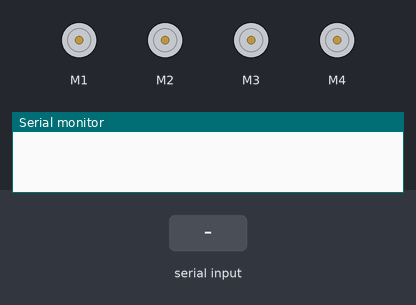
This sketch was run on a simulated Arduino Uno, built with avr-gcc and run on an emulated ATmega328P. On the bench: 4 × DC motor (green arrow = forward, orange = backward, longer = faster), the last lines printed to the serial monitor. The test bench sets the inputs (shaded band).

Above: at 1.2 s.
1.3 s: "F" received over the second serial link
At 1.7 s:
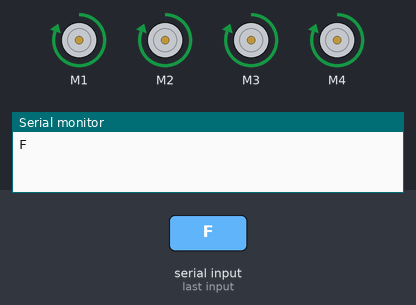
2.8 s: "B" received over the second serial link
At 4.0 s:
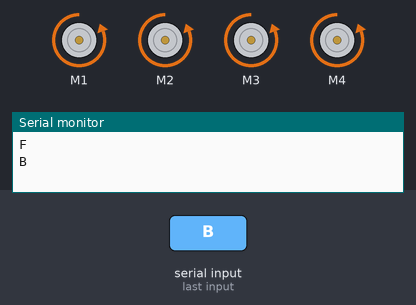
4.3 s: "L" received over the second serial link
At 5.2 s:
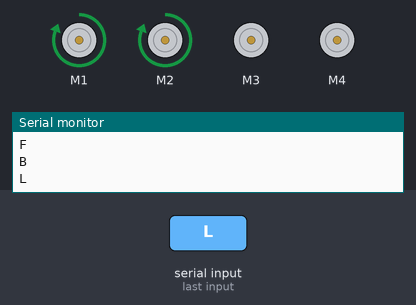
5.8 s: "R" received over the second serial link
At 6.4 s:
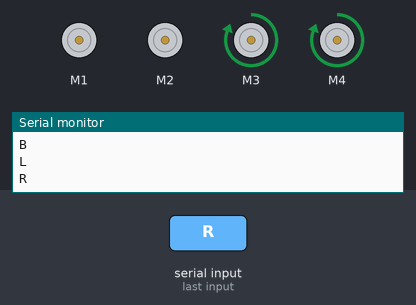
Timing chart, 0 to 8.3 s (numbered marks = the images above; inputs shaded):
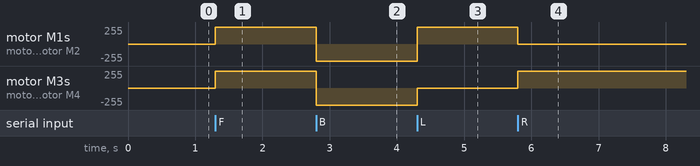

The sketch:

bluetooth_rc_car.ino
```cpp
#include <AFMotor.h> // Install "Adafruit Motor Shield" driver
#include <SoftwareSerial.h> // It comes bundled with the Arduino IDE by default.

// Define motor objects using AFMotor library
AF_DCMotor motor1(1, MOTOR12_1KHZ);  // Motor 1
AF_DCMotor motor2(2, MOTOR12_1KHZ);  // Motor 2
AF_DCMotor motor3(3, MOTOR34_1KHZ);  // Motor 3
AF_DCMotor motor4(4, MOTOR34_1KHZ);  // Motor 4

// Set up SoftwareSerial for Bluetooth communication
SoftwareSerial BTSerial(10, 11);  // RX, TX (you can change pins as needed)

void setup() {
  // Start Bluetooth serial communication
  BTSerial.begin(9600); // Bluetooth module baud rate
  Serial.begin(9600);   // Debugging serial monitor

  // Initialize motors to stop
  motor1.setSpeed(255);
  motor2.setSpeed(255);
  motor3.setSpeed(255);
  motor4.setSpeed(255);

  motor1.run(RELEASE);
  motor2.run(RELEASE);
  motor3.run(RELEASE);
  motor4.run(RELEASE);
}

void loop() {
  // Check if data is available from Bluetooth module
  if (BTSerial.available()) {
    char command = BTSerial.read();  // Read incoming Bluetooth data

    // Display the received command on the serial monitor (for debugging)
    Serial.println(command);

    // Check for specific commands to control motors
    switch (command) {
      case 'F':  // Forward command
        moveForward();
        break;
      case 'B':  // Backward command
        moveBackward();
        break;
      case 'L':  // Left command (turn left by moving motor 1 and motor 2 in opposite directions)
        turnLeft();
        break;
      case 'R':  // Right command (turn right by moving motor 3 and motor 4 in opposite directions)
        turnRight();
        break;
      case 'S':  // Stop all motors
        stopMotors();
        break;
      default:
        stopMotors();  // Default stop if invalid command
        break;
    }
  }
}

// Function to move all motors forward
void moveForward() {
  motor1.run(FORWARD);
  motor2.run(FORWARD);
  motor3.run(FORWARD);
  motor4.run(FORWARD);
}

// Function to move all motors backward
void moveBackward() {
  motor1.run(BACKWARD);
  motor2.run(BACKWARD);
  motor3.run(BACKWARD);
  motor4.run(BACKWARD);
}

// Function to turn the vehicle left (motor 1 and motor 2 in opposite directions)
void turnLeft() {
  motor1.run(FORWARD);  // Motor 1 moves backward
  motor2.run(FORWARD);   // Motor 2 moves forward
  motor3.run(RELEASE);   // Motor 3 moves forward
  motor4.run(RELEASE);  // Motor 4 moves backward
}

// Function to turn the vehicle right (motor 3 and motor 4 in opposite directions)
void turnRight() {
  motor1.run(RELEASE);   // Motor 1 moves forward
  motor2.run(RELEASE);  // Motor 2 moves backward
  motor3.run(FORWARD);  // Motor 3 moves backward
  motor4.run(FORWARD);   // Motor 4 moves forward
}

// Function to stop all motors
void stopMotors() {
  motor1.run(RELEASE);
  motor2.run(RELEASE);
  motor3.run(RELEASE);
  motor4.run(RELEASE);
}
```

Measured:
- after the input at 1.3 s, motor M1–4: stopped → forward 255/255 at once
- after the input at 2.8 s, motor M1–4: forward 255/255 → backward 255/255 at once
- after the input at 4.3 s, motor M1, motor M2: backward 255/255 → forward 255/255 at once; motor M3, motor M4: backward 255/255 → stopped at once
- after the input at 5.8 s, motor M1, motor M2: forward 255/255 → stopped at once; motor M3, motor M4: stopped → forward 255/255 at once
